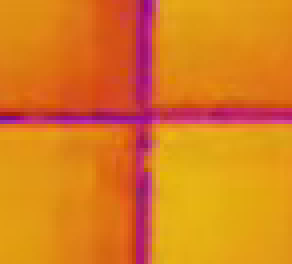
#> input picture test2/12.png, 73 x 66 px (shown 4 times larger)
$ python -i test_video2.py   (imports and definitions only)   (Python 2 division)   (older library calls are emulated)
#> lines starting #> are read from the running program, lines starting #| are printed output that depends on the picture
#> further down, picture is the input picture: shape (66, 73, 3); mean B, G, R 31.1, 125.2, 218.9
# -*- coding:utf-8 -*-
'''
Created on 2018年6月12日

@author: Administrator
'''
import numpy as np
import cv2
import random
def hh(img):
    displayImg = img[0:401,0:720]
    # cv2.imshow('Image',displayImg)
    cv2.rectangle(img, (0, 50), (720, 401), (255,0,0), 2)
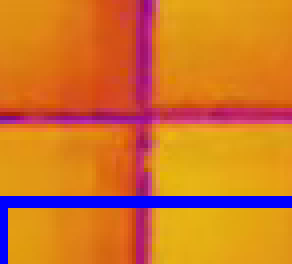
#> img: shape (66, 73, 3) (shown 4 times larger); mean B, G, R 43, 117.6, 207.4
    thresh = displayImg
    # _threshold = cv2.getTrackbarPos('threshold', "Image")
#     print _threshold
    # print displayImg.size
    img_gray = cv2.cvtColor(displayImg, cv2.COLOR_BGR2GRAY)
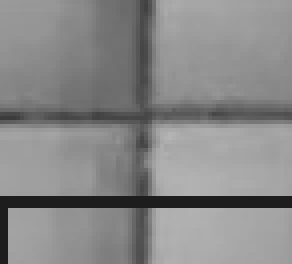
#> img_gray: shape (66, 73) (shown 4 times larger); min 29, max 180, mean 135.9
    ret, thresh = cv2.threshold(img_gray, 220, 255, 0)
#> thresh: shape (66, 73); every value is 0
    qw, contours, hierarchy = cv2.findContours(thresh, cv2.RETR_TREE, cv2.CHAIN_APPROX_SIMPLE)
#> contours = []
    contours = sorted(contours, key=cv2.contourArea, reverse=True)
    _list = []
    i = 0
    for cnt in contours:
        r = random.random() * 225
        g = random.random() * 225
        b = random.random() * 225
        area = cv2.contourArea(cnt)
        perimeter = cv2.arcLength(cnt, True)
        if area > 15 and area/perimeter > 1.0:
            i = i + 1
            M = cv2.moments(cnt)
            Cx = int(M['m10'] / M['m00'])
            Cy = int(M['m01'] / M['m00'])
            _str = "Area : " + str(area) + " Area/Perimeter : " + str(area/perimeter)
                   # + "  (X : " + str(Cx) + ",Y :" + str(Cy) + ")"
            cv2.putText(img, _str, (160, 100 + i * 20), cv2.FONT_HERSHEY_PLAIN, 1.0, (r, g, b), 2)
            cv2.drawContours(img, cnt, -1, (r, g, b),thickness=10)
            _list.append((Cx,Cy))
#> this loop made 0 passes
#> after the loop, i = 0
    # cv2.imshow("Image", thresh)
    cv2.imshow("source", img)
    if _list ==[]:
        _list.append((0,0))
    return _list
def hh2(img):
    w = 66
    h = 73
    if img is None:
        return 0,0
    displayImg = img[160:320,0:100]
    # cv2.imshow('Image',displayImg)
    cv2.rectangle(img, (0, 140), (100, 320), (0,255,0), 2)
    # _threshold = cv2.getTrackbarPos('threshold', "Image")
    res = cv2.matchTemplate(displayImg, template, cv2.TM_CCOEFF)
    min_val, max_val, min_loc, max_loc = cv2.minMaxLoc(res)
    # print cv2.minMaxLoc(res)
    top_left = max_loc
    bottom_right = (top_left[0] + w, top_left[1] + h)
    cv2.rectangle(displayImg, top_left, bottom_right, 255, 2)
    # # print displayImg.size
    # img_gray = cv2.cvtColor(displayImg, cv2.COLOR_BGR2GRAY)
    # ret, thresh = cv2.threshold(img_gray, _threshold, 255, 0)
    cv2.imshow("Image",displayImg)
    cv2.imshow("source", img)
    return top_left[0],top_left[1]


# [66 lines not run here, left out]

>>> import cv2
>>> picture = cv2.imread('12.png')
>>> result = hh(picture)
#> result = [(0, 0)]
